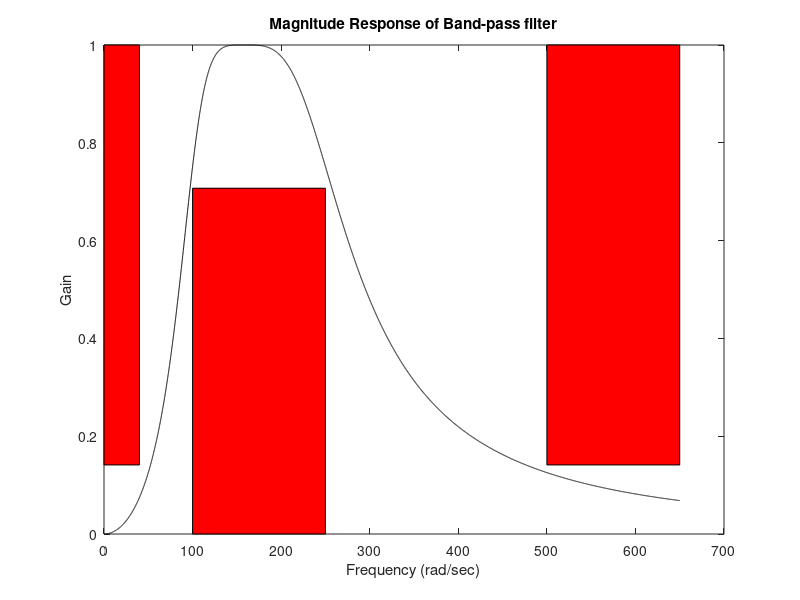

The MATLAB script that drew this image:
omegap1 = 100; omegap2 = 250; omegas1 = 40; omegas2 = 500; omegap = 1;
omegas = abs([omegap*(omegas1^2-omegap1*omegap2)/(omegas1*(omegap2-omegap1)),...
            omegap*(omegas2^2-omegap1*omegap2)/(omegas2*(omegap2-omegap1))])
        
omegas = min(omegas); alphap = 3; alphas = 17;
K = ceil(log((10^(alphas/10)-1)/(10^(alphap/10)-1))/(2*log(omegas/omegap)))

omegac = [omegap/(10^(alphap/10)-1).^(1/(2*K)),omegas/(10^(alphas/10)-1).^(1/(2*K))]

omegac = mean(omegac); k = 1:K;
pk = (1j*omegac*exp(1j*pi/(2*K)*(2*k-1))); A = poly(pk)

H_lp = @(s) A(1,3) ./ ( A(1,1).*s.^2 + A(1,2).*s + A(1,3));

w = 0:0.1:650; s = j.*w;
s2 = omegap .* ( (s.^2 + omegap1*omegap2) ./ (s.*(omegap2 - omegap1)));

plot(w,abs(H_lp(s2)),'k'); xlabel("Frequency (rad/sec)"); ylabel("Gain");
title("Magnitude Response of Band-pass filter");
rectangle('Position',[100 0 150 0.7071],'FaceColor','red');
rectangle('Position',[500 0.14125 150 (1-0.14125)],'FaceColor','red');
rectangle('Position',[0 0.14125 40 (1-0.14125)],'FaceColor','red'); 

